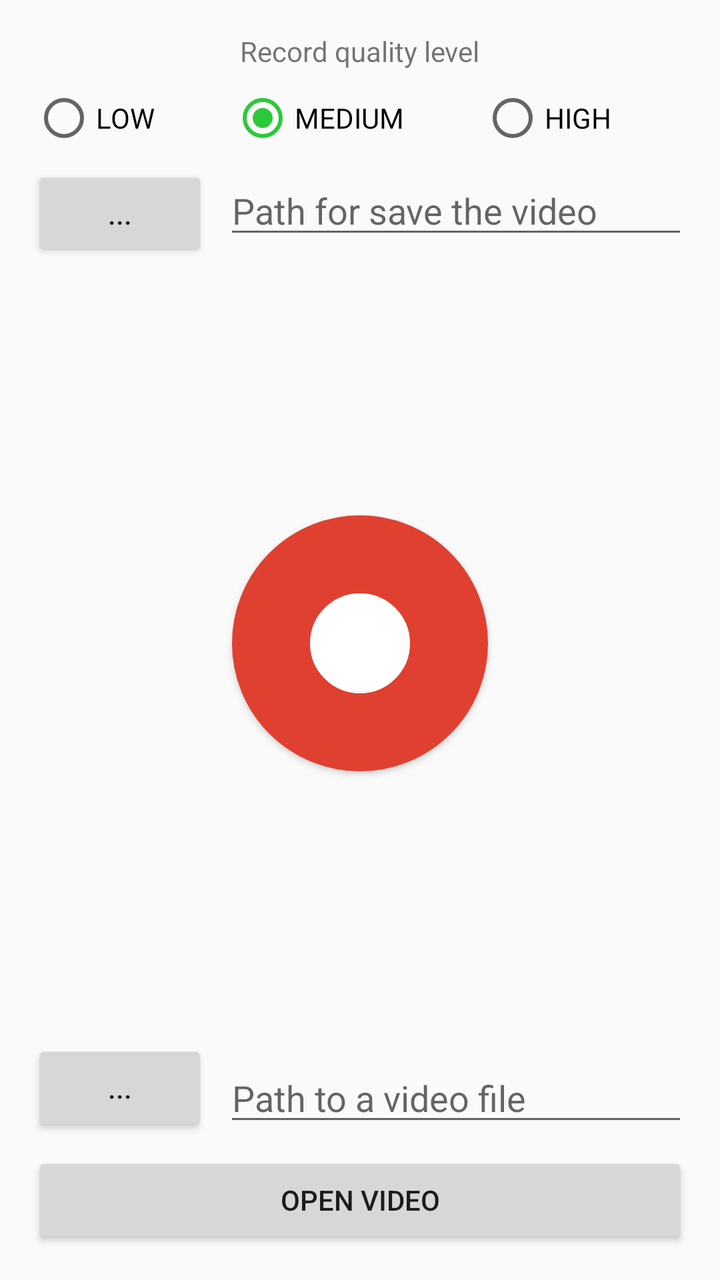
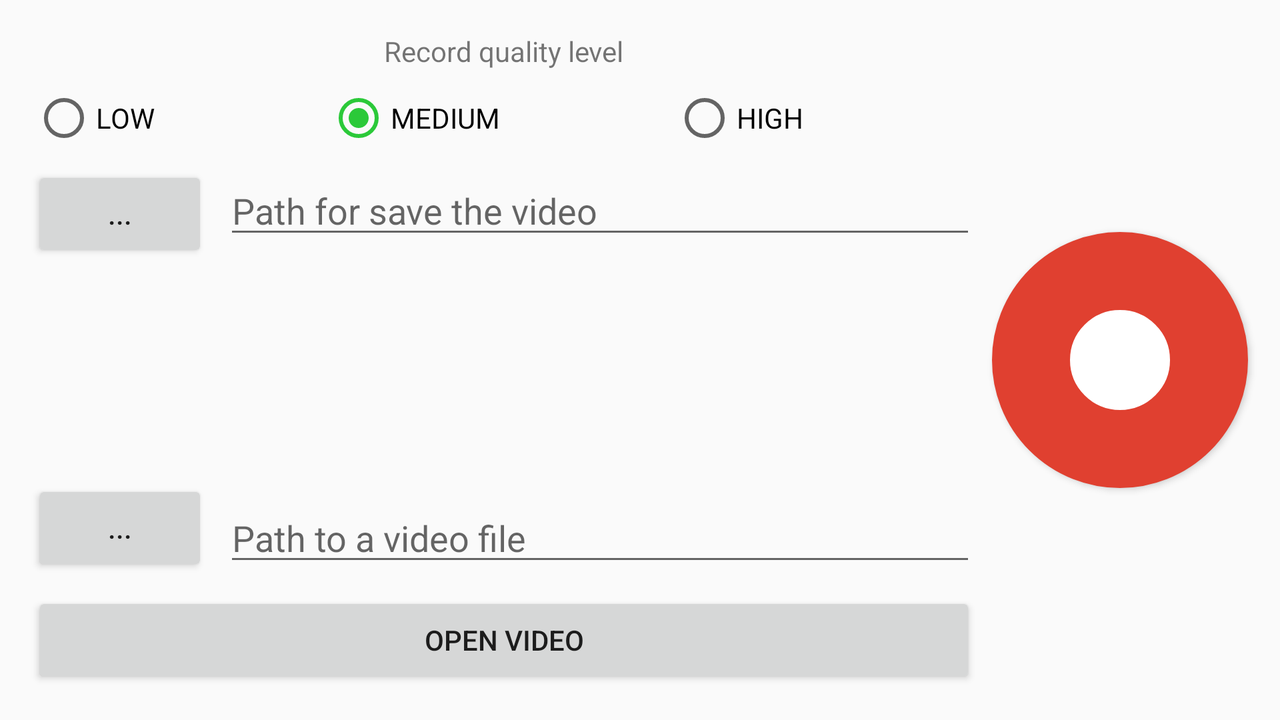

The same Android screen from two of the app's own layout files: first res/layout/ as a phone draws it, then the repository's variant for another configuration, drawn on a device whose configuration selects that folder. Both files follow.
<!-- AndroidManifest.xml: application theme AppTheme -->
<!-- res/layout/activity_main.xml -->
<?xml version="1.0" encoding="utf-8"?>
<android.support.constraint.ConstraintLayout xmlns:android="http://schemas.android.com/apk/res/android"
    xmlns:app="http://schemas.android.com/apk/res-auto"
    xmlns:tools="http://schemas.android.com/tools"
    android:id="@+id/activity_main"
    android:layout_width="match_parent"
    android:layout_height="match_parent"
    tools:context="com.lins.scrrec.MainActivity">

    <TextView
        android:layout_width="wrap_content"
        android:layout_height="wrap_content"
        android:text="@string/record_title"
        android:layout_marginTop="16dp"
        app:layout_constraintTop_toTopOf="parent"
        android:layout_marginStart="16dp"
        app:layout_constraintLeft_toLeftOf="parent"
        android:layout_marginLeft="16dp"
        android:id="@+id/textViewRecTitle"
        android:layout_marginEnd="16dp"
        app:layout_constraintRight_toRightOf="parent"
        android:layout_marginRight="16dp" />

    <RadioGroup
        android:layout_width="0dp"
        android:layout_height="wrap_content"
        android:layout_marginEnd="16dp"
        app:layout_constraintRight_toRightOf="parent"
        android:layout_marginRight="16dp"
        android:layout_marginStart="16dp"
        app:layout_constraintLeft_toLeftOf="parent"
        android:layout_marginLeft="16dp"
        android:orientation="horizontal"
        android:layout_marginTop="8dp"
        app:layout_constraintTop_toBottomOf="@+id/textViewRecTitle"
        android:id="@+id/radioGroupQuality">

        <RadioButton
            android:text="@string/low"
            android:layout_width="wrap_content"
            android:layout_height="wrap_content"
            android:id="@+id/radioBtnLow"
            android:layout_weight="1" />

        <RadioButton
            android:text="@string/medium"
            android:layout_width="wrap_content"
            android:layout_height="wrap_content"
            android:id="@+id/radioBtnMedium"
            android:layout_weight="1"
            android:checked="true" />

        <RadioButton
            android:text="@string/high"
            android:layout_width="wrap_content"
            android:layout_height="wrap_content"
            android:id="@+id/radioBtnHigh"
            android:layout_weight="1" />
    </RadioGroup>

    <Button
        android:text="@string/choose_file"
        android:layout_height="wrap_content"
        android:id="@+id/btnRecChooseFile"
        android:contentDescription="@string/hint_choose_file"
        android:layout_width="wrap_content"
        android:layout_marginStart="16dp"
        app:layout_constraintLeft_toLeftOf="parent"
        android:layout_marginTop="8dp"
        app:layout_constraintTop_toBottomOf="@+id/radioGroupQuality" />

    <EditText
        android:layout_width="0dp"
        android:layout_height="wrap_content"
        android:ems="10"
        android:id="@+id/editRecPath"
        app:layout_constraintTop_toBottomOf="@+id/radioGroupQuality"
        android:layout_marginEnd="16dp"
        app:layout_constraintRight_toRightOf="parent"
        android:layout_marginStart="8dp"
        app:layout_constraintLeft_toRightOf="@+id/btnRecChooseFile"
        android:hint="@string/hint_rec_path"
        android:layout_marginTop="8dp" />

    <Button
        android:text="@string/choose_file"
        android:layout_width="wrap_content"
        android:layout_height="wrap_content"
        android:id="@+id/btnPlayerChooseFile"
        android:layout_marginStart="16dp"
        app:layout_constraintLeft_toLeftOf="parent"
        android:contentDescription="@string/hint_choose_file"
        app:layout_constraintBottom_toTopOf="@+id/btnPlay"
        android:layout_marginBottom="8dp" />

    <EditText
        android:layout_width="0dp"
        android:layout_height="wrap_content"
        android:ems="10"
        android:id="@+id/editPlayerPath"
        app:layout_constraintBottom_toTopOf="@+id/btnPlay"
        android:layout_marginBottom="8dp"
        android:layout_marginEnd="16dp"
        app:layout_constraintRight_toRightOf="parent"
        android:layout_marginStart="8dp"
        app:layout_constraintLeft_toRightOf="@+id/btnPlayerChooseFile"
        android:hint="@string/hint_player_path" />

    <Button
        android:text="@string/open_video"
        android:layout_width="0dp"
        android:layout_height="wrap_content"
        android:id="@+id/btnPlay"
        app:layout_constraintBottom_toBottomOf="parent"
        android:layout_marginBottom="16dp"
        android:layout_marginStart="16dp"
        app:layout_constraintLeft_toLeftOf="parent"
        android:layout_marginLeft="16dp"
        android:layout_marginEnd="16dp"
        app:layout_constraintRight_toRightOf="parent"
        android:layout_marginRight="16dp" />

    <ToggleButton
        android:layout_height="128dp"
        android:layout_width="128dp"
        android:id="@+id/toggleBtnRec"
        app:layout_constraintTop_toBottomOf="@+id/editRecPath"
        android:layout_marginEnd="16dp"
        app:layout_constraintRight_toRightOf="parent"
        android:layout_marginRight="16dp"
        android:background="@drawable/toggle_btn_rec"
        android:textOff=""
        android:textOn=""
        app:layout_constraintBottom_toTopOf="@+id/editPlayerPath"
        android:layout_marginBottom="8dp"
        android:contentDescription="@string/hint_rec_btn"
        android:layout_marginStart="16dp"
        android:layout_marginLeft="16dp"
        app:layout_constraintLeft_toLeftOf="parent" />

</android.support.constraint.ConstraintLayout>
<!-- resources referenced by this layout -->
<resources>
  <!-- drawable toggle_btn_rec (drawable) -->
  <?xml version="1.0" encoding="utf-8"?>
  <selector xmlns:android="http://schemas.android.com/apk/res/android">
  
      <item android:state_checked="false">
          <shape android:shape="oval">
              <stroke android:color="@color/colorRec" android:width="@dimen/circle_margin" />
              <solid android:color="@android:color/white" />
          </shape>
      </item>
  
      <item android:state_checked="true">
          <layer-list>
              <item>
                  <shape android:shape="oval">
                      <solid android:color="@color/colorRecording" />
                  </shape>
              </item>
              <item android:left="@dimen/square_margin" android:top="@dimen/square_margin"
                    android:right="@dimen/square_margin" android:bottom="@dimen/square_margin">
                  <shape android:shape="rectangle">
                      <solid android:color="@android:color/white" />
                  </shape>
              </item>
          </layer-list>
      </item>
  
  </selector>
  <string name="choose_file" translatable="false">...</string>
  <string name="high">HIGH</string>
  <string name="hint_choose_file">Choose video file location</string>
  <string name="hint_player_path">Path to a video file</string>
  <string name="hint_rec_btn">Start/Stop screen recording</string>
  <string name="hint_rec_path">Path for save the video</string>
  <string name="low">LOW</string>
  <string name="medium">MEDIUM</string>
  <string name="open_video">OPEN VIDEO</string>
  <string name="record_title">Record quality level</string>
  <style name="AppTheme" parent="Theme.AppCompat.Light.DarkActionBar">
          <item name="colorPrimary">@color/colorPrimary</item>
          <item name="colorPrimaryDark">@color/colorPrimaryDark</item>
          <item name="colorAccent">@color/colorAccent</item>
      </style>
  <color name="colorRec">#E04030</color>
  <dimen name="circle_margin">39dp</dimen>
  <color name="colorRecording">#2BC939</color>
  <dimen name="square_margin">42dp</dimen>
  <color name="colorPrimary">@color/colorRec</color>
  <color name="colorPrimaryDark">@color/colorRecDark</color>
  <color name="colorAccent">@color/colorRecording</color>
  <color name="colorRecDark">#86261C</color>
</resources>
<!-- res/layout-land/activity_main.xml (the repository's variant of the layout above) -->
<!-- drawn on the phone turned sideways -->
<?xml version="1.0" encoding="utf-8"?>
<android.support.constraint.ConstraintLayout xmlns:android="http://schemas.android.com/apk/res/android"
    xmlns:app="http://schemas.android.com/apk/res-auto"
    xmlns:tools="http://schemas.android.com/tools"
    android:id="@+id/activity_main"
    android:layout_width="match_parent"
    android:layout_height="match_parent"
    tools:context="com.lins.scrrec.MainActivity">

    <TextView
        android:layout_width="wrap_content"
        android:layout_height="wrap_content"
        android:text="@string/record_title"
        android:layout_marginTop="16dp"
        app:layout_constraintTop_toTopOf="parent"
        android:layout_marginStart="16dp"
        app:layout_constraintLeft_toLeftOf="parent"
        android:id="@+id/textViewRecTitle"
        app:layout_constraintRight_toLeftOf="@+id/toggleBtnRec"
        android:layout_marginEnd="8dp" />

    <RadioGroup
        android:layout_width="0dp"
        android:layout_height="wrap_content"
        android:layout_marginStart="16dp"
        app:layout_constraintLeft_toLeftOf="parent"
        android:orientation="horizontal"
        android:layout_marginTop="8dp"
        app:layout_constraintTop_toBottomOf="@+id/textViewRecTitle"
        android:id="@+id/radioGroupQuality"
        app:layout_constraintRight_toLeftOf="@+id/toggleBtnRec"
        android:layout_marginEnd="8dp">

        <RadioButton
            android:text="@string/low"
            android:layout_width="wrap_content"
            android:layout_height="wrap_content"
            android:id="@+id/radioBtnLow"
            android:layout_weight="1" />

        <RadioButton
            android:text="@string/medium"
            android:layout_width="wrap_content"
            android:layout_height="wrap_content"
            android:id="@+id/radioBtnMedium"
            android:layout_weight="1"
            android:checked="true" />

        <RadioButton
            android:text="@string/high"
            android:layout_width="wrap_content"
            android:layout_height="wrap_content"
            android:id="@+id/radioBtnHigh"
            android:layout_weight="1" />
    </RadioGroup>

    <Button
        android:text="@string/choose_file"
        android:layout_height="wrap_content"
        android:id="@+id/btnRecChooseFile"
        android:contentDescription="@string/hint_choose_file"
        android:layout_width="wrap_content"
        android:layout_marginStart="16dp"
        app:layout_constraintLeft_toLeftOf="parent"
        android:layout_marginTop="8dp"
        app:layout_constraintTop_toBottomOf="@+id/radioGroupQuality" />

    <EditText
        android:layout_width="0dp"
        android:layout_height="wrap_content"
        android:inputType="textPersonName"
        android:ems="10"
        android:id="@+id/editRecPath"
        app:layout_constraintTop_toBottomOf="@+id/radioGroupQuality"
        android:layout_marginStart="8dp"
        app:layout_constraintLeft_toRightOf="@+id/btnRecChooseFile"
        android:layout_marginLeft="8dp"
        android:hint="@string/hint_rec_path"
        android:layout_marginTop="8dp"
        app:layout_constraintRight_toLeftOf="@+id/toggleBtnRec"
        android:layout_marginEnd="8dp"
        android:layout_marginRight="8dp" />

    <Button
        android:text="@string/choose_file"
        android:layout_width="wrap_content"
        android:layout_height="wrap_content"
        android:id="@+id/btnPlayerChooseFile"
        android:layout_marginStart="16dp"
        app:layout_constraintLeft_toLeftOf="parent"
        android:contentDescription="@string/hint_choose_file"
        app:layout_constraintBottom_toTopOf="@+id/btnPlay"
        android:layout_marginBottom="8dp" />

    <EditText
        android:layout_width="0dp"
        android:layout_height="wrap_content"
        android:inputType="textPersonName"
        android:ems="10"
        android:id="@+id/editPlayerPath"
        app:layout_constraintBottom_toTopOf="@+id/btnPlay"
        android:layout_marginBottom="8dp"
        android:layout_marginStart="8dp"
        app:layout_constraintLeft_toRightOf="@+id/btnPlayerChooseFile"
        android:layout_marginLeft="8dp"
        android:hint="@string/hint_player_path"
        app:layout_constraintRight_toLeftOf="@+id/toggleBtnRec"
        android:layout_marginEnd="8dp"
        android:layout_marginRight="8dp" />

    <Button
        android:text="@string/open_video"
        android:layout_width="0dp"
        android:layout_height="wrap_content"
        android:id="@+id/btnPlay"
        app:layout_constraintBottom_toBottomOf="parent"
        android:layout_marginBottom="16dp"
        android:layout_marginStart="16dp"
        app:layout_constraintLeft_toLeftOf="parent"
        app:layout_constraintRight_toLeftOf="@+id/toggleBtnRec"
        android:layout_marginEnd="8dp" />

    <ToggleButton
        android:layout_height="@dimen/btn_rec_size"
        android:layout_width="@dimen/btn_rec_size"
        android:id="@+id/toggleBtnRec"
        android:layout_marginEnd="16dp"
        app:layout_constraintRight_toRightOf="parent"
        android:background="@drawable/toggle_btn_rec"
        android:textOff=""
        android:textOn=""
        android:contentDescription="@string/hint_rec_btn"
        app:layout_constraintBottom_toBottomOf="parent"
        android:layout_marginBottom="16dp"
        android:layout_marginTop="16dp"
        app:layout_constraintTop_toTopOf="parent" />

</android.support.constraint.ConstraintLayout>
<!-- resources referenced by the variant -->
<!-- as the phone turned sideways resolves them -->
<resources>
  <dimen name="btn_rec_size">128dp</dimen>
  <!-- drawable toggle_btn_rec (drawable) -->
  <?xml version="1.0" encoding="utf-8"?>
  <selector xmlns:android="http://schemas.android.com/apk/res/android">
  
      <item android:state_checked="false">
          <shape android:shape="oval">
              <stroke android:color="@color/colorRec" android:width="@dimen/circle_margin" />
              <solid android:color="@android:color/white" />
          </shape>
      </item>
  
      <item android:state_checked="true">
          <layer-list>
              <item>
                  <shape android:shape="oval">
                      <solid android:color="@color/colorRecording" />
                  </shape>
              </item>
              <item android:left="@dimen/square_margin" android:top="@dimen/square_margin"
                    android:right="@dimen/square_margin" android:bottom="@dimen/square_margin">
                  <shape android:shape="rectangle">
                      <solid android:color="@android:color/white" />
                  </shape>
              </item>
          </layer-list>
      </item>
  
  </selector>
  <string name="choose_file" translatable="false">...</string>
  <string name="high">HIGH</string>
  <string name="hint_choose_file">Choose video file location</string>
  <string name="hint_player_path">Path to a video file</string>
  <string name="hint_rec_btn">Start/Stop screen recording</string>
  <string name="hint_rec_path">Path for save the video</string>
  <string name="low">LOW</string>
  <string name="medium">MEDIUM</string>
  <string name="open_video">OPEN VIDEO</string>
  <string name="record_title">Record quality level</string>
  <style name="AppTheme" parent="Theme.AppCompat.Light.DarkActionBar">
          <item name="colorPrimary">@color/colorPrimary</item>
          <item name="colorPrimaryDark">@color/colorPrimaryDark</item>
          <item name="colorAccent">@color/colorAccent</item>
      </style>
  <color name="colorRec">#E04030</color>
  <dimen name="circle_margin">39dp</dimen>
  <color name="colorRecording">#2BC939</color>
  <dimen name="square_margin">42dp</dimen>
  <color name="colorPrimary">@color/colorRec</color>
  <color name="colorPrimaryDark">@color/colorRecDark</color>
  <color name="colorAccent">@color/colorRecording</color>
  <color name="colorRecDark">#86261C</color>
</resources>
